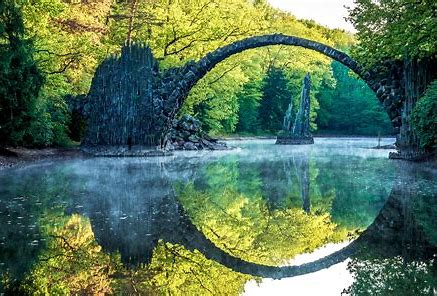
#> input picture 10 Machine Learning/01 K-Means Clustering/Color Quantization/landscape_3.jpg, 437 x 296 px
$ python 'Color Quantization.py'
#> lines starting #> are read from the running program, lines starting #| are printed output that depends on the picture
import numpy as np
import cv2
from matplotlib import pyplot as plt
import collections

#Color quantization using k means clustering
#process of reducing the number of colors in an image.
#very important when certain devices can only display a limited number of colors
#therefore trade off btwn the similarity and the reduction in number is necessary

img = cv2.imread('landscape_3.jpg')
#> img is the input picture: shape (296, 437, 3); mean B, G, R 87.5, 115.8, 87.7

def show_img_with_matplotlib(color_img, title, pos):
    """Shows an image using matplotlib capabilities"""

    # Convert BGR image to RGB
    img_RGB = color_img[:, :, ::-1]

    ax = plt.subplot(2, 3, pos)
    plt.imshow(img_RGB)
    plt.title(title)
    plt.axis('off')

def color_quantization(image, k):
    #key step
#> called with k = 3
    data = np.float32(image).reshape((-1,3))
    #algorithm termination criteria
    criteria = (cv2.TERM_CRITERIA_EPS + cv2.TERM_CRITERIA_MAX_ITER, 20, 1.0)

    #applying K-means algorithm
    ret, label, center = cv2.kmeans(data, k, None, criteria, 10, cv2.KMEANS_RANDOM_CENTERS)
#> ret = 451788464.2; center = [[147.4, 215.5, 205.7], [97.99, 132, 96.46], [50.97, 55.96, 25.24]]

    center = np.uint8(center)
#> center = [[147, 215, 205], [97, 131, 96], [50, 55, 25]]
    #replacing pixel value with their center value
    result = center[label.flatten()] #flatten - copy of any array as 1D array
    result = result.reshape(image.shape)

    #number of pixels assigned to each center value
    counter = collections.Counter(label.flatten()) #key - value pair - center : number of pixels
#> counter = {2: 57337, 1: 44942, 0: 27073}
    print(counter)
#| Counter({2: 57337, 1: 44942, 0: 27073})

    #getting total number of pixels
    total = image.shape[0]*image.shape[1]
#> total = 129352

    #assigning width and height to the color distribution image
    desired_width = image.shape[1]
#> desired_width = 437
    #difference btwn them will be the seperation between the image
    desired_height = 70
    desired_height_colors = 50

    #initialize the color distribution image
    color_distribution = np.ones((desired_height, desired_width,3), dtype='uint8')*255

    #initialize start
    start = 0

    for key, value in counter.items():
        #calculate the normalized value
        value_normalized = value/total * desired_width

        #move end to the right
        end = start+value_normalized

        cv2.rectangle(color_distribution, (int(start),0), (int(end), desired_height_colors)
                      , center[key].tolist(), -1)
        start = end
#> this loop made 3 passes
#> (key, value, value_normalized, end, start) on passes 1 to 3: (2, 57337, 193.7, 193.7, 193.7), (1, 44942, 151.8, 345.5, 345.5), (0, 27073, 91.46, 437, 437)


    return np.vstack((color_distribution,result))

color_3 = color_quantization(img,3)
color_5 = color_quantization(img,5)
#> call 2 of color_quantization, with k = 5
#> in color_quantization (call 2), `criteria = (cv2.TERM_CRITERIA_EPS + cv2.TERM_CRITERIA_MAX_ITER, 20, 1.0)`: criteria = (3, 20, 1)
#> in color_quantization (call 2), `ret, label, center = cv2.kmeans(data, k, None, criteria, 10, cv2.KMEAN..`: ret = 262234492.2; center = [[230.8, 232.2, 214.9], [49.55, 53.24, 22.9], [102.9, 205.1, 199.3], [52.37, 133.6, 118.6], [127.8, 122.8, 71.5]]
#> in color_quantization (call 2), `center = np.uint8(center)`: center = [[230, 232, 214], [49, 53, 22], [102, 205, 199], [52, 133, 118], [127, 122, 71]]
#> in color_quantization (call 2), `result = result.reshape(image.shape)`:
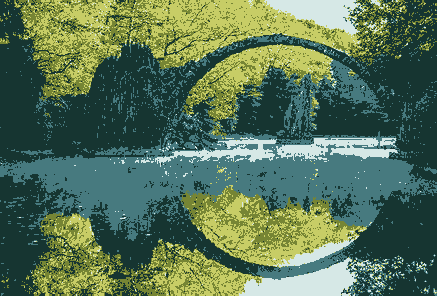
#> result: shape (296, 437, 3); mean B, G, R 86.8, 115.4, 87.1
#> in color_quantization (call 2), `counter = collections.Counter(label.flatten())`: counter = {1: 53219, 3: 19245, 0: 8697, 2: 19826, 4: 28365}
#| Counter({1: 53219, 4: 28365, 2: 19826, 3: 19245, 0: 8697})
#> the loop in color_quantization (call 2), `for key, value in counter.items():` made 5 passes
#> (key, value, value_normalized, end, start) on passes 1 to 5: (1, 53219, 179.8, 179.8, 179.8), (3, 19245, 65.02, 244.8, 244.8), (0, 8697, 29.38, 274.2, 274.2), (2, 19826, 66.98, 341.2, 341.2), (4, 28365, 95.83, 437, 437)
#> in color_quantization (call 2), `return np.vstack((color_distribution,result))`:
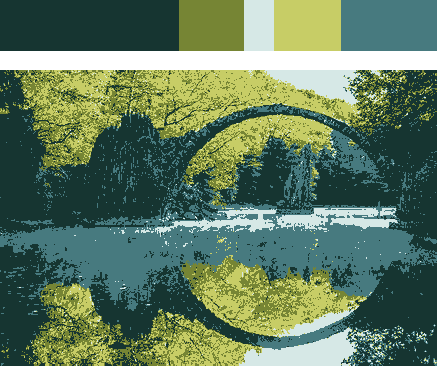
#> returned value: shape (366, 437, 3); mean of channels 0, 1, 2 95.6, 122.7, 95.8; drawn as B, G, R
color_10 = color_quantization(img,10)
#> call 3 of color_quantization, with k = 10
#> in color_quantization (call 3), `ret, label, center = cv2.kmeans(data, k, None, criteria, 10, cv2.KMEAN..`: ret = 113785294; center = [[198.6, 189, 143.1], [246.1, 250.4, 247.5], [60.83, 142.4, 125], [25.53, 30.96, 9.79], [119, 225.7, 224.1], [81.87, 183.2, 175.2], [142.8, 138, 85.49], [29.9, 94.45, 78.88], [103.1, 98.98, 50.36], [66.08, 61.74, 24.4]]
#> in color_quantization (call 3), `center = np.uint8(center)`: center = [[198, 189, 143], [246, 250, 247], [60, 142, 124], [25, 30, 9], [119, 225, 224], [81, 183, 175], [142, 138, 85], [29, 94, 78], [103, 98, 50], [66, 61, 24]]
#> in color_quantization (call 3), `counter = collections.Counter(label.flatten())`: counter = 10 items
#| Counter({9: 25236, 3: 19976, 8: 18218, 6: 12330, 5: 11989, 2: 11260, 4: 9932, 7: 9756, 0: 5487, 1: 5168})
#> the loop in color_quantization (call 3), `for key, value in counter.items():` made 10 passes
#> (key, value, value_normalized, end, start) on passes 1 to 10: (3, 19976, 67.49, 67.49, 67.49), (9, 25236, 85.26, 152.7, 152.7), (2, 11260, 38.04, 190.8, 190.8), (7, 9756, 32.96, 223.7, 223.7), (5, 11989, 40.5, 264.2, 264.2), (4, 9932, 33.55, 297.8, 297.8), (1, 5168, 17.46, 315.3, 315.3), (0, 5487, 18.54, 333.8, 333.8), (6, 12330, 41.66, 375.5, 375.5), (8, 18218, 61.55, 437, 437)
#> after the loop in color_quantization (call 3), `for key, value in counter.items():`:
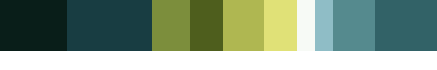
#> color_distribution: shape (70, 437, 3); mean of channels 0, 1, 2 132.8, 153.2, 132.9; drawn as B, G, R
color_20 = color_quantization(img,20)
#> call 4 of color_quantization, with k = 20
#> in color_quantization (call 4), `ret, label, center = cv2.kmeans(data, k, None, criteria, 10, cv2.KMEAN..`: ret = 63926818.2; center = 20 rows, first 8: [23.72, 108.5, 103.9], [13.69, 68.14, 53.87], [247.8, 251.8, 250.2], [68.51, 175.4, 170.9], [98.65, 108.1, 22], [118.5, 183.6, 156.2], [216.2, 203.2, 161.1], [149.6, 133, 81.42]
#> in color_quantization (call 4), `center = np.uint8(center)`: center = 20 rows, first 8: [23, 108, 103], [13, 68, 53], [247, 251, 250], [68, 175, 170], [98, 108, 21], [118, 183, 156], [216, 203, 161], [149, 133, 81]
#> in color_quantization (call 4), `counter = collections.Counter(label.flatten())`: counter = 20 items
#| Counter({14: 16229, 19: 12336, 13: 11780, 9: 8052, 12: 7663, 10: 7341, 3: 6440, 17: 6258, 7: 5931, 15: 5717, 16: 5447, 2: 4845, 0: 4735, 8: 4505, 1: 4223, 11: 4182, 18: 3921, 5: 3395, 4: 3247, 6: 3105})
#> the loop in color_quantization (call 4), `for key, value in counter.items():` made 20 passes
#> (key, value, value_normalized, end, start) on passes 1 to 12: (13, 11780, 39.8, 39.8, 39.8), (14, 16229, 54.83, 94.62, 94.62), (1, 4223, 14.27, 108.9, 108.9), (11, 4182, 14.13, 123, 123), (16, 5447, 18.4, 141.4, 141.4), (8, 4505, 15.22, 156.6, 156.6), (17, 6258, 21.14, 177.8, 177.8), (0, 4735, 16, 193.8, 193.8), (5, 3395, 11.47, 205.2, 205.2), (15, 5717, 19.31, 224.6, 224.6), (10, 7341, 24.8, 249.4, 249.4), (3, 6440, 21.76, 271.1, 271.1)
#> after the loop in color_quantization (call 4), `for key, value in counter.items():`:
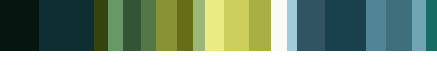
#> color_distribution: shape (70, 437, 3); mean of channels 0, 1, 2 132.7, 153.4, 132.9; drawn as B, G, R
color_40 = color_quantization(img,40)
#> in color_quantization (call 5), `ret, label, center = cv2.kmeans(data, k, None, criteria, 10, cv2.KMEAN..`: ret = 39756091.7; center = 40 rows, first 8: [88.22, 179.9, 174.9], [248.8, 252.2, 251], [46.46, 90.95, 59.91], [46.32, 114.4, 109.5], [97.15, 159.1, 126.5], [65.77, 51.39, 14.67], [115.5, 185.7, 151.4], [48.96, 168.3, 167]
#> in color_quantization (call 5), `center = np.uint8(center)`: center = 40 rows, first 8: [88, 179, 174], [248, 252, 250], [46, 90, 59], [46, 114, 109], [97, 159, 126], [65, 51, 14], [115, 185, 151], [48, 168, 167]
#> in color_quantization (call 5), `result = result.reshape(image.shape)`:
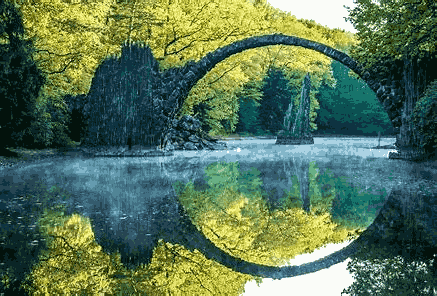
#> result: shape (296, 437, 3); mean B, G, R 86.9, 115.3, 87.2
#> in color_quantization (call 5), `counter = collections.Counter(label.flatten())`: counter = 40 items
#> (printed output is left out)
#> the loop in color_quantization (call 5), `for key, value in counter.items():` made 40 passes
#> (key, value, value_normalized, end, start) on passes 1 to 12: (18, 7962, 26.9, 26.9, 26.9), (29, 11092, 37.47, 64.37, 64.37), (16, 6003, 20.28, 84.65, 84.65), (10, 3011, 10.17, 94.82, 94.82), (4, 1432, 4.84, 99.66, 99.66), (2, 3328, 11.24, 110.9, 110.9), (17, 2518, 8.51, 119.4, 119.4), (24, 1858, 6.28, 125.7, 125.7), (13, 2890, 9.76, 135.5, 135.5), (3, 2320, 7.84, 143.3, 143.3), (14, 2125, 7.18, 150.5, 150.5), (12, 2448, 8.27, 158.7, 158.7)
#> after the loop in color_quantization (call 5), `for key, value in counter.items():`:
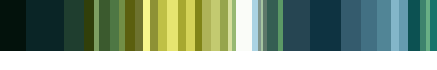
#> color_distribution: shape (70, 437, 3); mean of channels 0, 1, 2 132.7, 153.3, 132.8; drawn as B, G, R
#> in color_quantization (call 5), `return np.vstack((color_distribution,result))`:
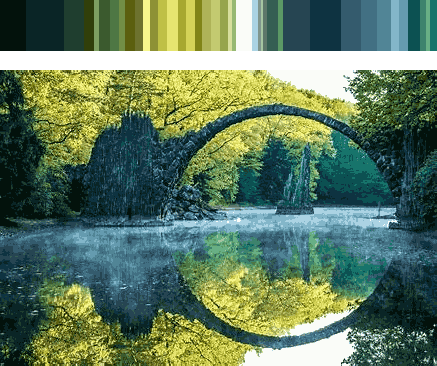
#> returned value: shape (366, 437, 3); mean of channels 0, 1, 2 95.7, 122.6, 96; drawn as B, G, R

fig = plt.figure(figsize=(16, 8))
plt.suptitle("Color quantization using K-means clustering algorithm", fontsize=14, fontweight='bold')
fig.patch.set_facecolor('silver')

show_img_with_matplotlib(img, "Original image", 1)
show_img_with_matplotlib(color_3, "Color quantization - 3 colors", 2)
show_img_with_matplotlib(color_5, "Color quantization - 5 colors", 3)
show_img_with_matplotlib(color_10, "Color quantization - 10 colors", 4)
show_img_with_matplotlib(color_20, "Color quantization - 20 colors", 5)
show_img_with_matplotlib(color_40, "Color quantization - 50 colors", 6)

plt.show()
